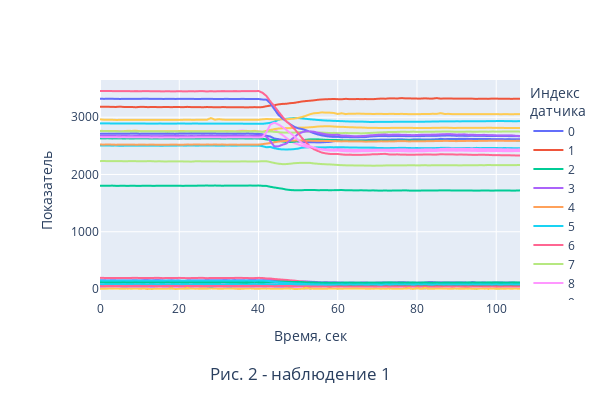

This figure's notebook cell:
### Code cell
f.get_all_sensors_plot(Pilot_id=1, timesteps=[0,107], mounts=mounts, plot_counter=2)
